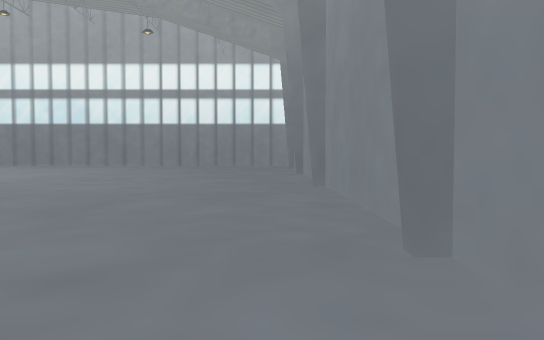
view 1 (above)

24 first-person views from a walk through a Unity game level. The camera is 1.4 m above the floor, tilts 2° down and sees 70° across. The floor is counted in squares, 2 m on a side. Each view is taken from the middle of a square. On the plan, view 1 faces up. The plan holds only what a view shows up to about 11 squares ahead; the rest is blank. The place goes on beyond the plan. Some surface patterns are stand-ins.

view 2
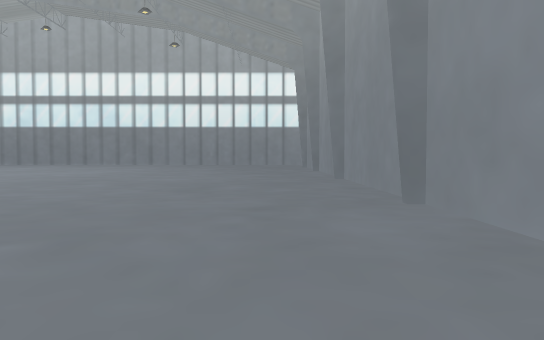

view 3
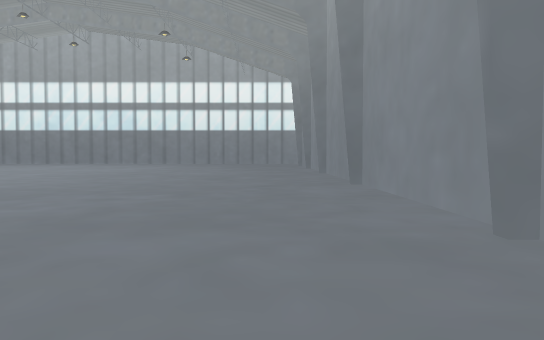

view 4
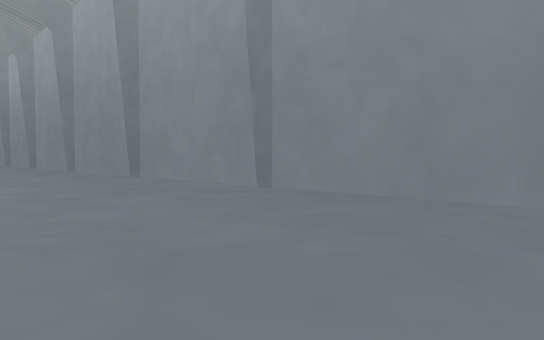

view 5
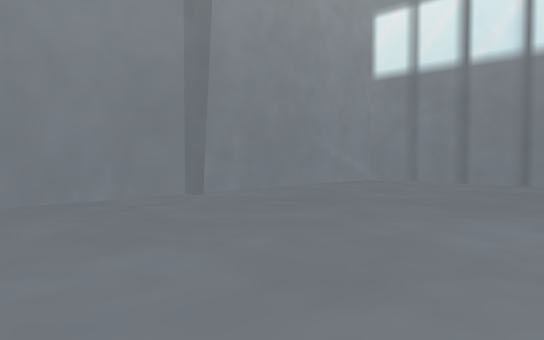

view 6
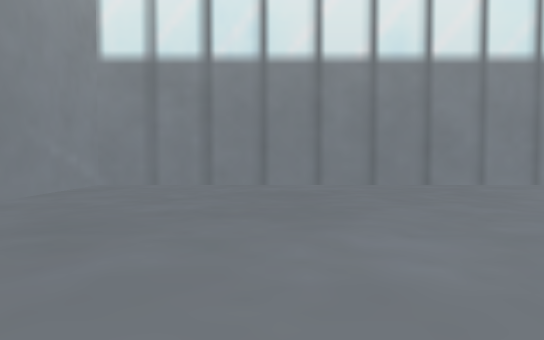

view 7
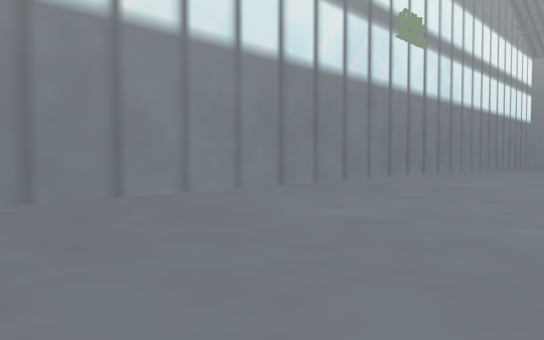

view 8
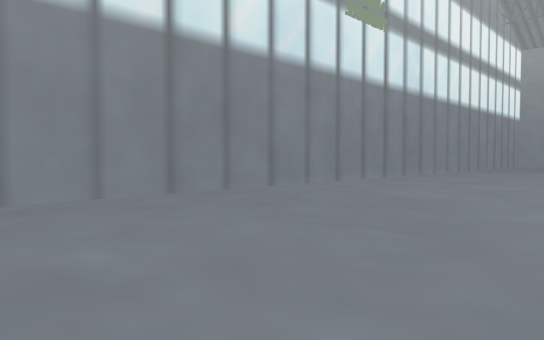

view 9
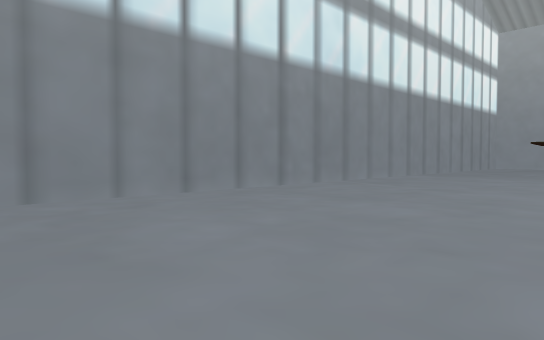

view 10
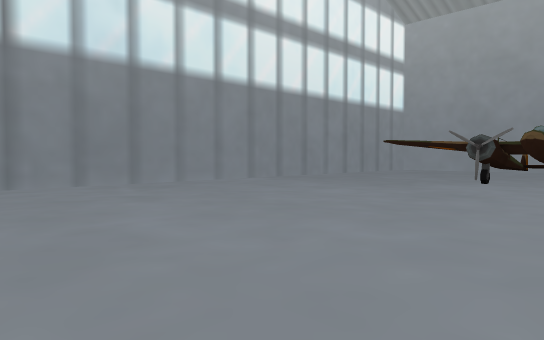

view 11
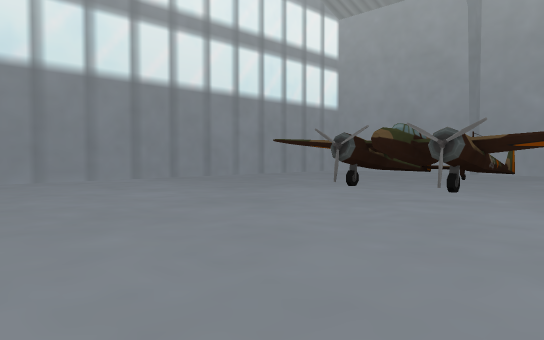

view 12
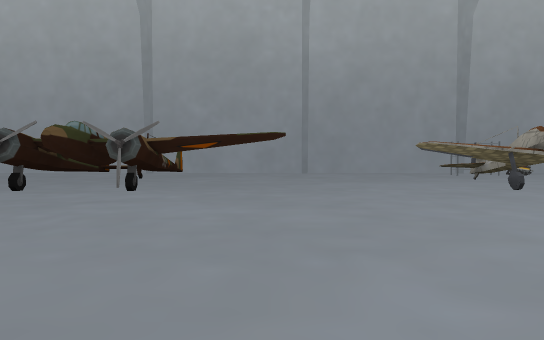

view 13
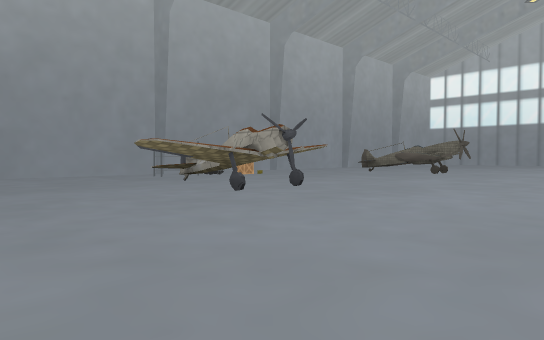

view 14
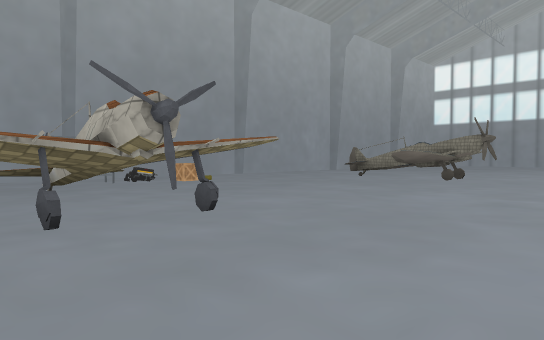

view 15
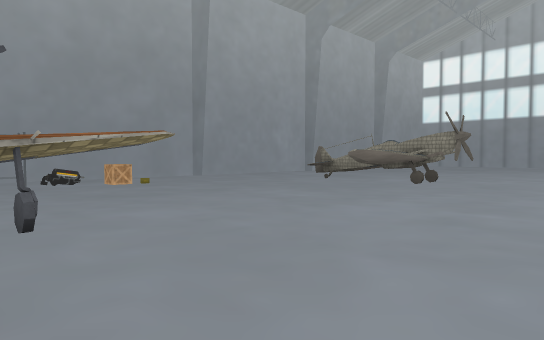

view 16
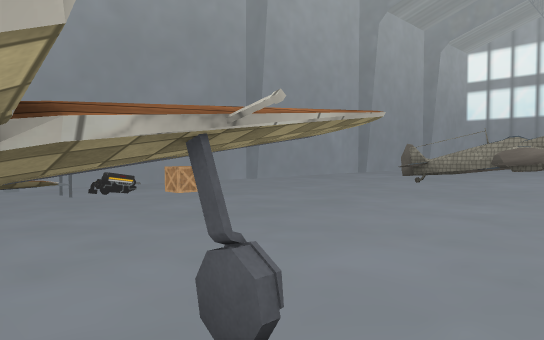

view 17
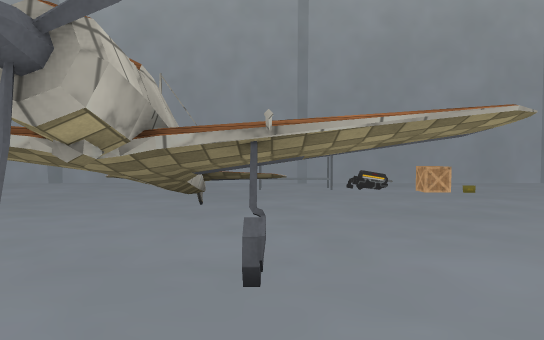

view 18
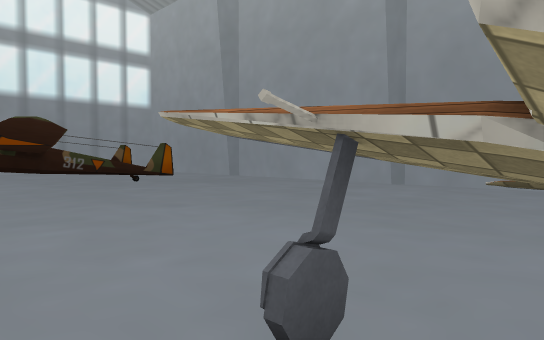

view 19
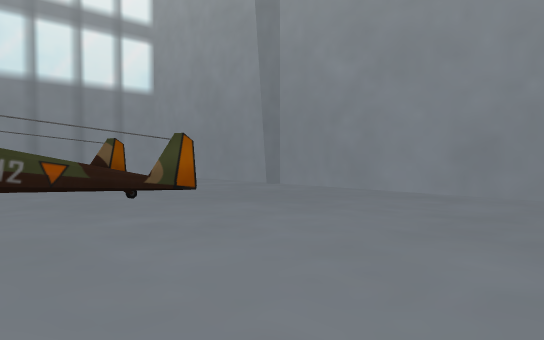

view 20
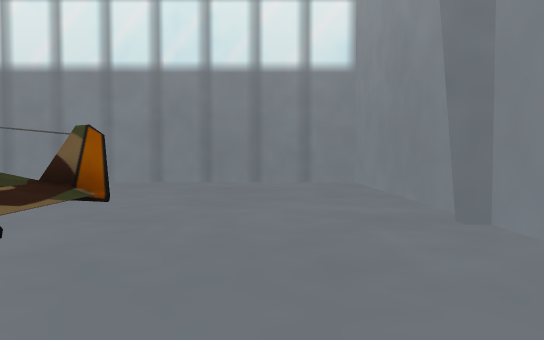

view 21
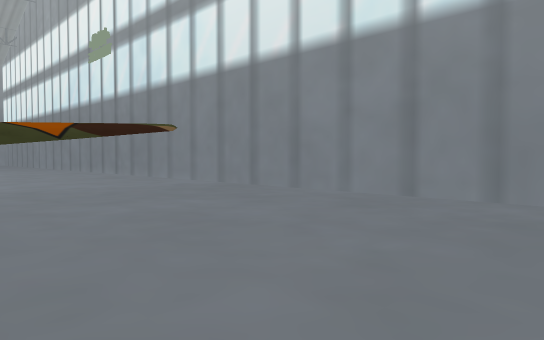

view 22
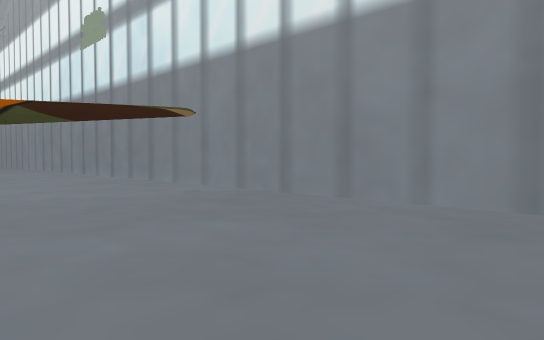

view 23
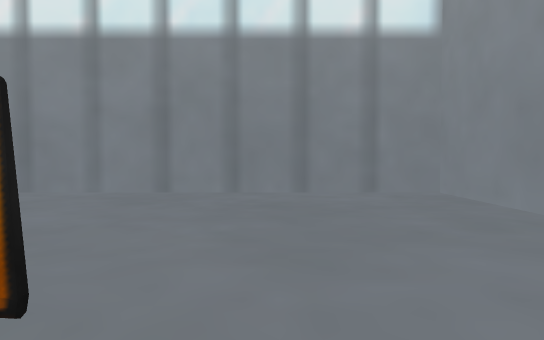

view 24
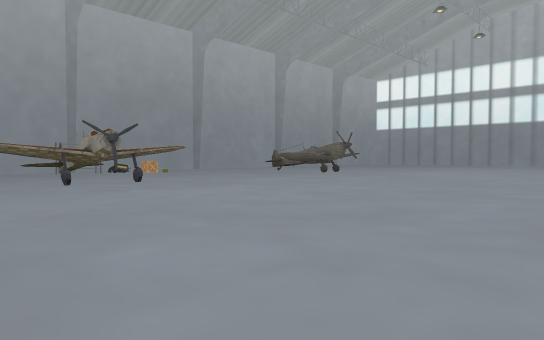

### Floor plan
Key: @ floor where view 1 was taken; # wall or solid block; . floor; = window, fence, low wall or low ledge; ^ raised ledge; T thing the floor can be seen under or through; O other object.
Columns run from 36 left of view 1 to 2 right of it. Each row starts with its distance up from view 1.
 11    .^^####.                  .........
 10   .....^#..    ..            .........
  9 #......#....  ...             .......##
  8 .................           ..........#
  7 .................           ..........#
  6 .................            .........#
  5 ..O...............           .........#
  4 ..O...............          ..........#
  3 #.O.... ..........          .........##
  2 ..O..^.TO.........           .........#
  1 .....TTTT.........           .........#
  0 .....^.TT..........           ......@.#
 -1 ....... ...........            .......#
 -2 ..................             .......#
 -3 ................. .             ......#
 -4 #...............                .....##
 -5 .................               ......#
 -6 ................               .......#
 -7 ....... .......... .           .......#
 -8 ....^=^##..........            .......#
 -9 ....^. ##...........           .......#
-10 #...^=^##........... .. . .. ........##
-11 ....... ..............................#
-12 ......................................#
-13 ......................................#
-14 ......................................#
-15 ......................................#
-16 ......................................#
-17 #######################################

Where each view was taken, in squares from view 1:
view 1: 0 up, 0 right, facing up
view 2: 3 down, 1 left, facing up
view 3: 7 down, 1 left, facing up
view 4: 10 down, 5 left, facing up-right
view 5: 6 down, 5 left, facing down-right
view 6: 7 down, 3 left, facing down
view 7: 10 down, 4 left, facing down-left
view 8: 10 down, 7 left, facing down-left
view 9: 10 down, 12 left, facing down-left
view 10: 7 down, 17 left, facing down-left
view 11: 5 down, 20 left, facing down-left
view 12: 5 down, 20 left, facing left
view 13: 5 down, 22 left, facing up-left
view 14: 1 down, 24 left, facing up-left
view 15: 1 up, 24 left, facing up-left
view 16: 1 up, 27 left, facing up-left
view 17: 2 up, 26 left, facing left
view 18: 1 up, 27 left, facing down-left
view 19: 3 down, 29 left, facing down-left
view 20: 6 down, 34 left, facing down
view 21: 10 down, 34 left, facing down-right
view 22: 11 down, 32 left, facing down-right
view 23: 9 down, 33 left, facing down
view 24: 3 down, 18 left, facing up-left
